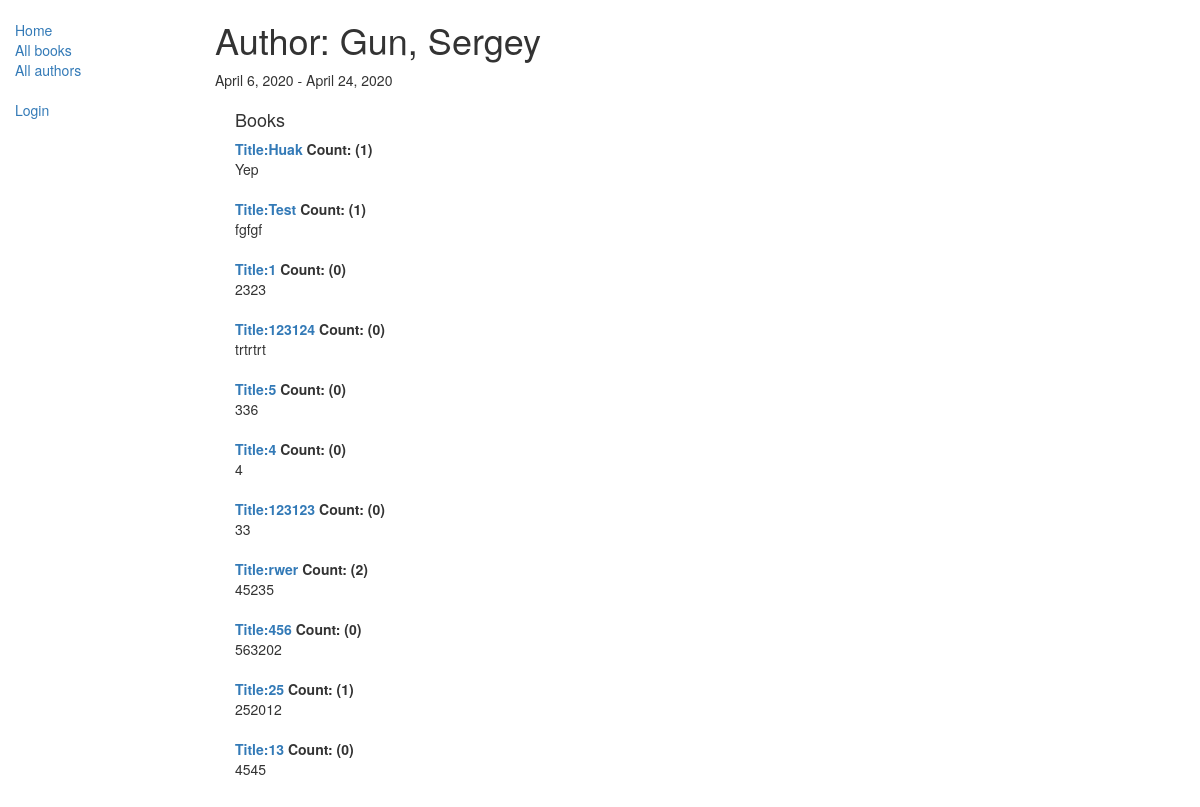
The app's page /catalog/author/1 with its own data.
### catalog/models.py (models this page shows, shortened)
class Author(models.Model):
    first_name = models.CharField(max_length=100)
    last_name = models.CharField(max_length=100)
    date_of_birth = models.DateField(null=True, blank=True)
    date_of_death = models.DateField('Died', null=True, blank=True)
    class Meta:
        ordering = ['last_name', 'first_name']
    def __str__(self):
        return '{0}, {1}'.format(self.last_name, self.first_name)

class Book(models.Model):
    title = models.CharField(max_length=200)
    author = models.ForeignKey('Author', on_delete=models.SET_NULL, null=True)
    summary = models.TextField(max_length=1000, help_text="Enter a brief description of the book")
    isbn = models.CharField('ISBN', max_length=13,
                            help_text='13 Character <a href="https://www.isbn-international.org/content/what-isbn">ISBN number</a>')
    genre = models.ManyToManyField('Genre', help_text="Select a genre for this book")
    def __str__(self):
        return self.title
    def display_genre(self):
        """
            Creates a string for the Genre. This is required to display genre in Admin.
            """
        return ', '.join([genre.name for genre in self.genre.all()[:3]])
    display_genre.short_description = 'Genre'

### catalog/views.py (the view)
# urls.py: url(r'^author/(?P<pk>\d+)$', views.AuthorDetailView.as_view(), name='author_detail'),
class AuthorDetailView(generic.DetailView):
    model = Author
    paginate_by = 10

### catalog/templates/catalog/author_detail.html
{% extends "base_generic.html" %}
{% block content %}
<h1>Author: {{ author }} </h1>
<p>{{author.date_of_birth}} - {% if author.date_of_death %}{{author.date_of_death}}{% endif %}</p>
<div style="margin-left:20px;margin-top:20px">
<h4>Books</h4>
<dl>
{% for book in author.book_set.all %}
  <dt><a href="{% url 'book_detail' book.pk %}">Title:{{book}}</a> Count: ({{book.bookinstance_set.all.count}})</dt>
  <dd>{{book.summary}}</dd>
    <br>
{% endfor %}
</dl>
</div>
{% endblock %}

### records on screen
Author: last_name+first_name "Gun, Sergey", date_of_birth "April 6, 2020", date_of_death "April 24, 2020"
Book: title "Huak", bookinstance_set.all.count "1", summary "Yep"
Book: title "Test", bookinstance_set.all.count "1", summary "fgfgf"
Book: title "1", bookinstance_set.all.count "0", summary "2323"
Book: title "123124", bookinstance_set.all.count "0", summary "trtrtrt"
Book: title "5", bookinstance_set.all.count "0", summary "336"
Book: title "4", bookinstance_set.all.count "0", summary "4"
Book: title "123123", bookinstance_set.all.count "0", summary "33"
Book: title "rwer", bookinstance_set.all.count "2", summary "45235"
Book: title "456", bookinstance_set.all.count "0", summary "563202"
Book: title "25", bookinstance_set.all.count "1", summary "252012"
Book: title "13", bookinstance_set.all.count "0", summary "4545"
